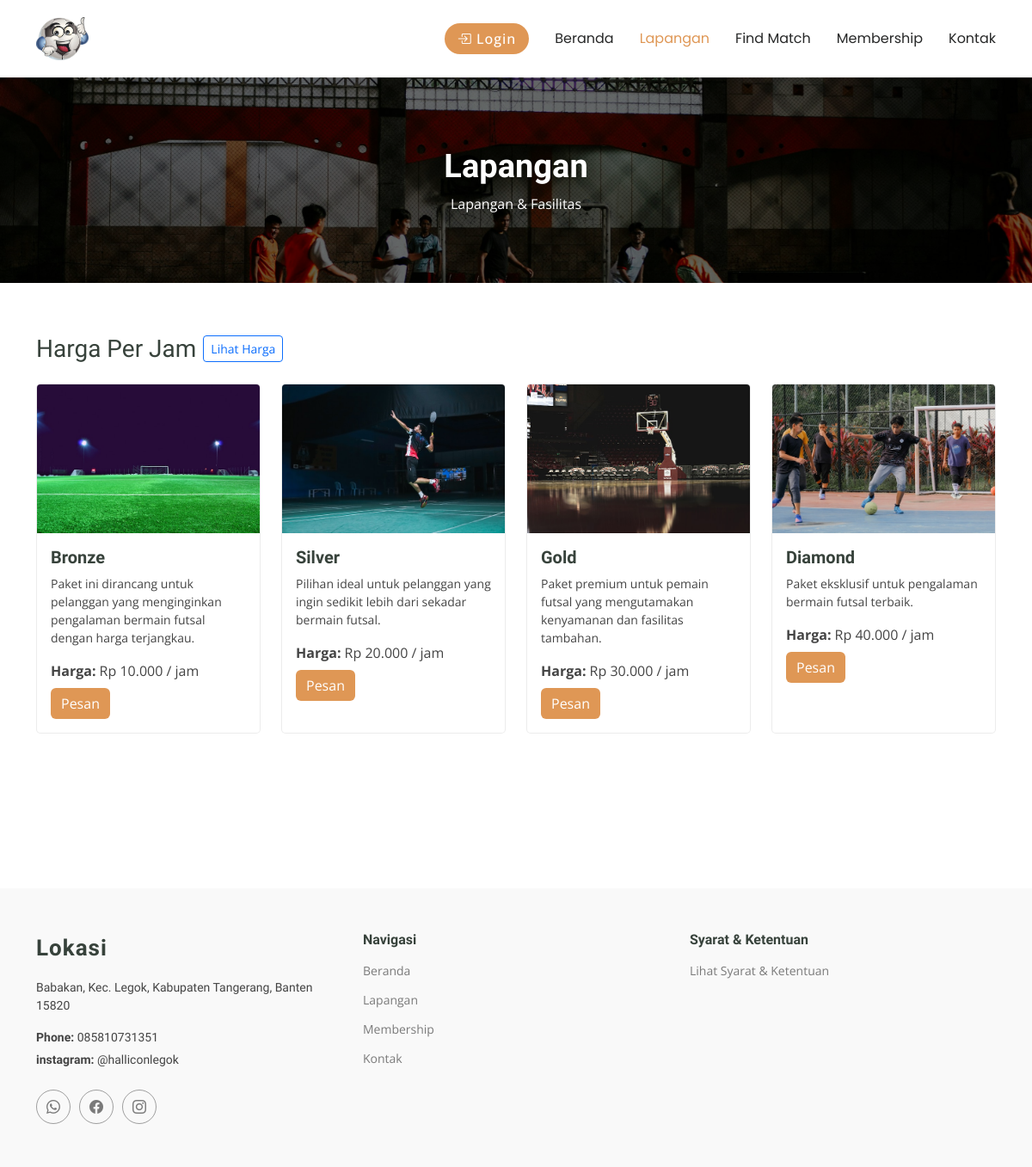
Before: /user/lapangan.php with the older database file.
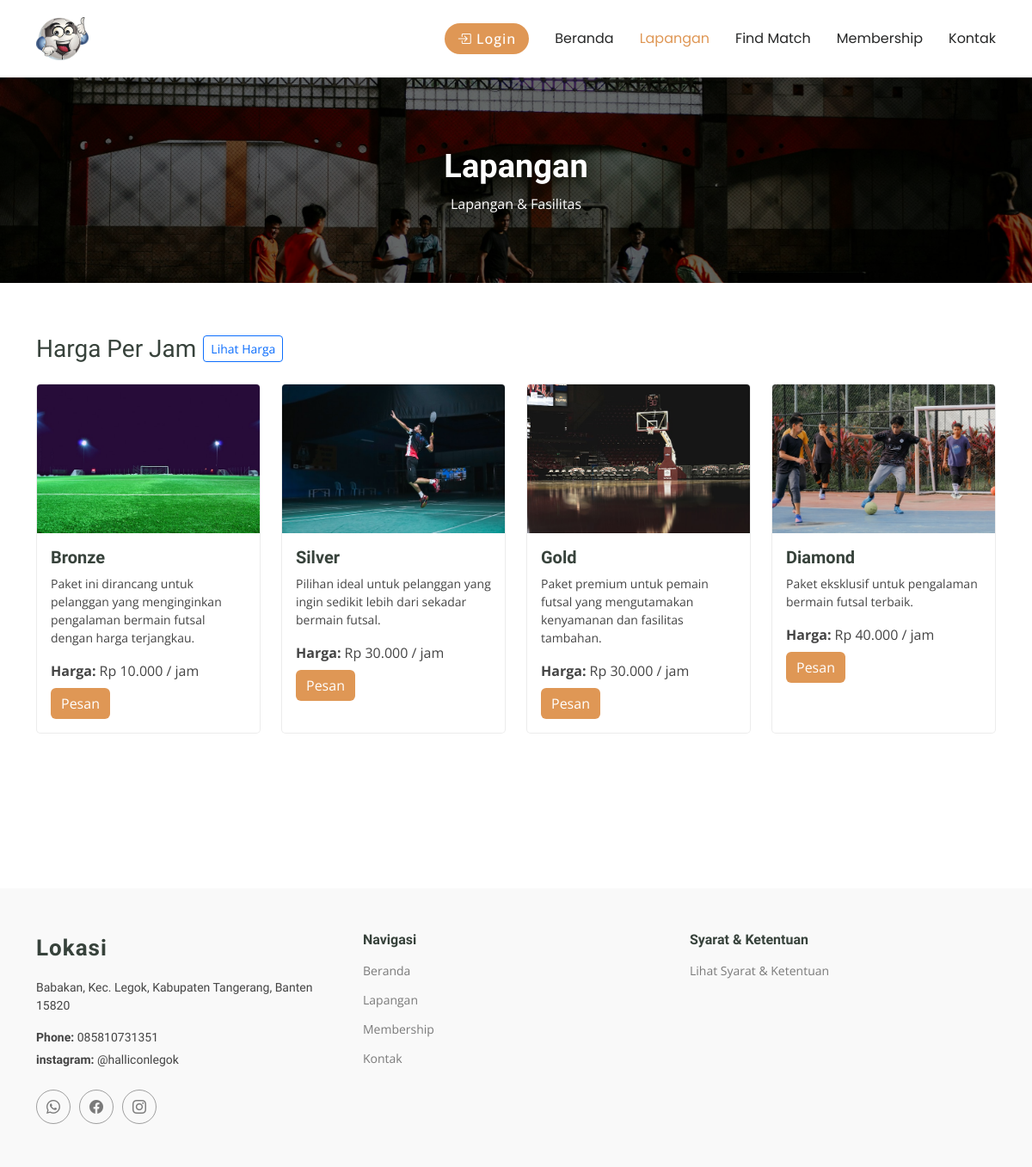
After: the same page with the newer database file.
### tables this page shows
CREATE TABLE `lapangan_212279` (
  `212279_id_lapangan` int(11) NOT NULL,
  `212279_nama` varchar(35) NOT NULL,
  `212279_keterangan` text NOT NULL,
  `212279_harga` int(11) NOT NULL,
  `212279_foto` text NOT NULL
);

### functions.php (called while the page is built, shortened)
<?php
$conn = mysqli_connect("localhost", "root", "", "dbfutsal");
function query($query)
{
  global $conn;
  $result = mysqli_query($conn, $query);
  $rows = [];
  while ($row = mysqli_fetch_assoc($result)) {
    $rows[] = $row;
  }
  return $rows;
}
function getPricingRules($useFallbackDefaults = true)
{
  global $conn;
  ensurePricingTable();
  static $rulesCacheRaw = null;
  if ($rulesCacheRaw === null) {
    $rulesCacheRaw = [];
    try {
      $result = mysqli_query($conn, "SELECT * FROM harga_212279 ORDER BY 212279_hari, 212279_jam_mulai");
      if ($result) {
        while ($row = mysqli_fetch_assoc($result)) {
          $rulesCacheRaw[] = $row;
        }
      }
    } catch (mysqli_sql_exception $e) {
      $rulesCacheRaw = [];
    }
  }
  if (empty($rulesCacheRaw) && $useFallbackDefaults) {
    return [
      ['212279_hari' => 'weekday', '212279_jam_mulai' => 8,  '212279_jam_selesai' => 16, '212279_harga' => 1],
      ['212279_hari' => 'weekday', '212279_jam_mulai' => 16, '212279_jam_selesai' => 22, '212279_harga' => 1],
      ['212279_hari' => 'weekend', '212279_jam_mulai' => 8,  '212279_jam_selesai' => 22, '212279_harga' => 1],
    ];
  }
  return $rulesCacheRaw;
}
function ensurePricingTable()
{
  try {
    seedDefaultPricingRules();
    return true;
  } catch (mysqli_sql_exception $e) {
    return false;
  }
}
function seedDefaultPricingRules()
{
  global $conn;
  try {
    $res = mysqli_query($conn, "SELECT COUNT(*) AS total FROM harga_212279");
    if ($res && ($row = mysqli_fetch_assoc($res))) {
      if (intval($row['total']) > 0) {
        return;
      }
    }
  } catch (mysqli_sql_exception $e) {
  }
}
function getRateByDatetime($datetimeStr, $fallbackRate = 1)
{
  $dt = new DateTime($datetimeStr);
  $dayOfWeek = intval($dt->format('N'));
  $hour = intval($dt->format('G'));
  $dayType = ($dayOfWeek >= 6) ? 'weekend' : 'weekday';
  $rules = getPricingRules(false);
  foreach ($rules as $rule) {
    if ($rule['212279_hari'] !== $dayType) {
      continue;
    }
    $start = intval($rule['212279_jam_mulai']);
    $end = intval($rule['212279_jam_selesai']);
  }
  return intval($fallbackRate);
}

### user/lapangan.php (the view, shortened to what the changed rows need)
<?php
require "../functions.php";
$loggedIn = isset($_SESSION['role']);
$lapangan = query("SELECT * FROM lapangan_212279");
$pricingRules = getPricingRules();
$now = date('Y-m-d H:i:s');
?>
<!DOCTYPE html>
<html lang="en">
<head>
  <link href="../assets/vendor/bootstrap/css/bootstrap.min.css" rel="stylesheet">
  <link href="../assets/vendor/bootstrap-icons/bootstrap-icons.css" rel="stylesheet">
  <link href="../assets/vendor/aos/aos.css" rel="stylesheet">
  <link href="../assets/vendor/glightbox/css/glightbox.min.css" rel="stylesheet">
  <link href="../assets/vendor/swiper/swiper-bundle.min.css" rel="stylesheet">
  <link href="../assets/css/main.css" rel="stylesheet">
</head>
<body class="index-page">
  <main class="main">
    <div class="page-title" data-aos="fade">
      <div class="heading">
        <div class="container">
          <div class="row d-flex justify-content-center text-center">
            <div class="col-lg-8">
              <h1>Lapangan</h1>
            </div>
          </div>
        </div>
      </div>
    </div>
    <section id="courses" class="courses section">
      <div class="container">
        <div class="row gy-4">
          <?php foreach ($lapangan as $row) : ?>
            <?php $displayRate = getRateByDatetime($now, (int) $row["212279_harga"]); ?>
            <div class="col-6 col-lg-3 col-md-6 d-flex align-items-stretch" data-aos="zoom-in" data-aos-delay="100">
              <div class="course-item">
                <img src="../img/<?= $row["212279_foto"]; ?>" class="img-fluid" alt="...">
                <div class="course-content">
                </div>
                <div class="p-3 text-content">
                  <h3><?= $row["212279_nama"]; ?></h3>
                  <p class="description"><?= $row["212279_keterangan"]; ?></p>
                  <p class="mb-2"><strong>Harga:</strong> Rp <?= number_format($displayRate, 0, ',', '.'); ?> / jam</p>
                  <?php if ($loggedIn) : ?>
                    <button type="button" class="btn btn-success" data-bs-toggle="modal" data-bs-target="#pesanModal<?= $row["212279_id_lapangan"]; ?>">Pesan</button>
                    <button type="button" class="btn btn-primary" data-bs-toggle="modal" data-bs-target="#jadwalModal<?= $row["212279_id_lapangan"]; ?>" data-id="<?= $row["212279_id_lapangan"]; ?>">
                      Jadwal
                    </button>
                  <?php else : ?>
                    <a href="../login.php" class="btn btn-success">Pesan</a>
                  <?php endif; ?>
                </div>
              </div>
            </div>
          <?php endforeach; ?>
        </div>
      </div>
  </main>
</body>
</html>

Changed rows visible on the page:
changed lapangan_212279 "Silver": displayRate "20.000" → "30.000"
